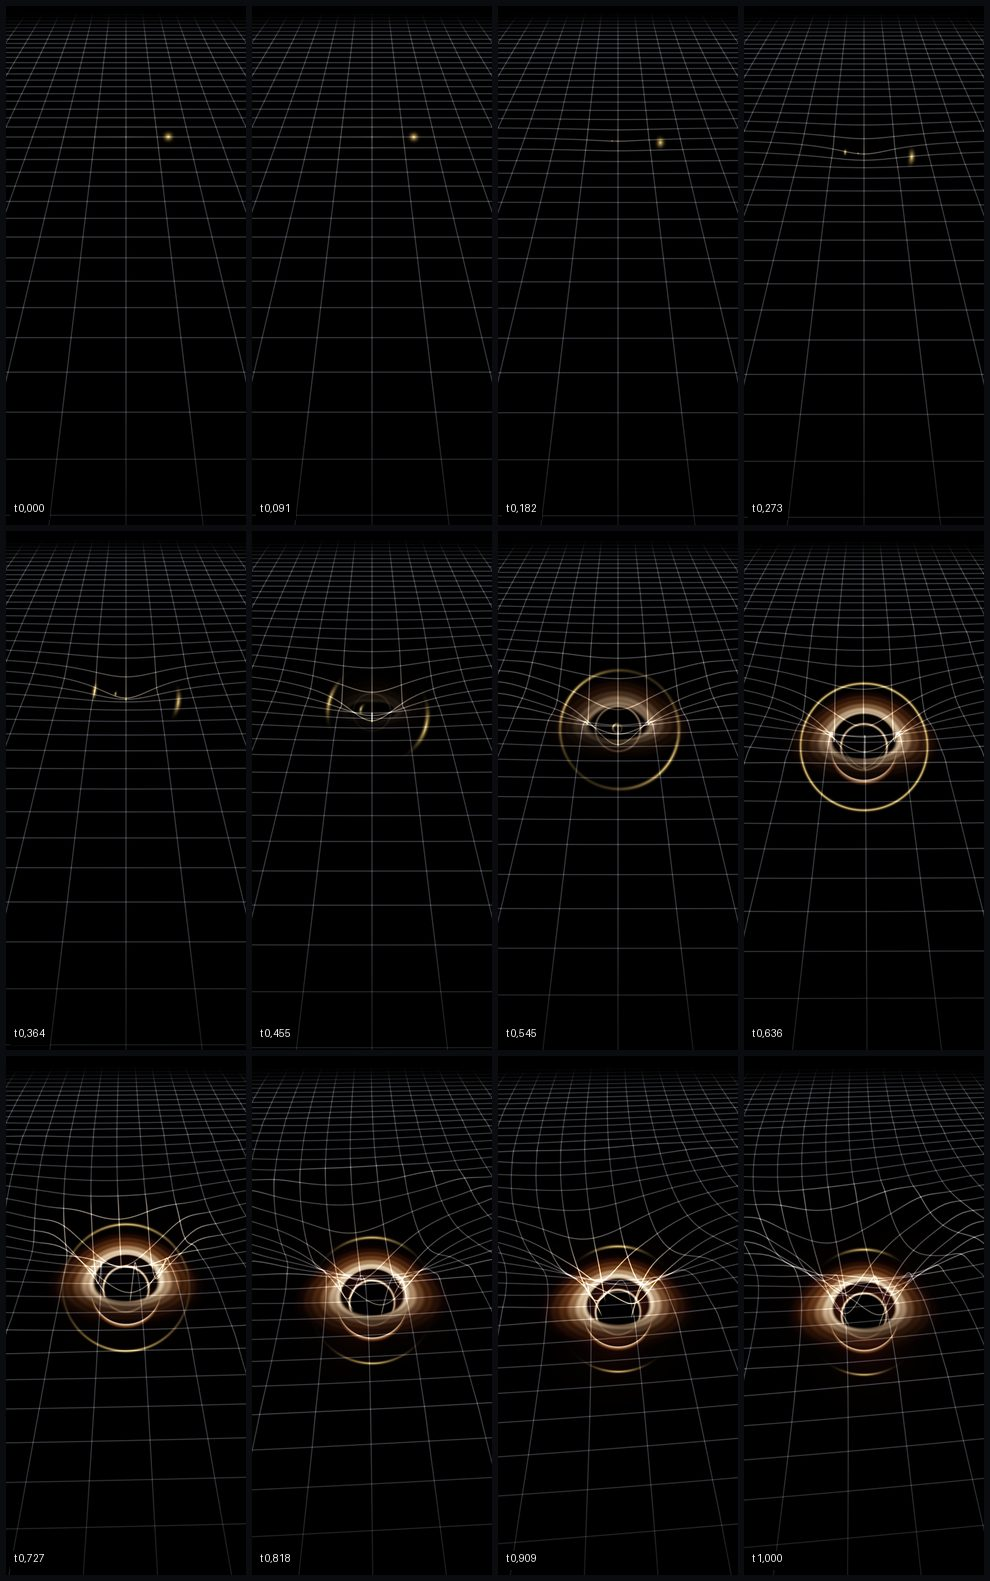

Reproduce this figure in Python.
#!/usr/bin/env python3
"""Hoja de contacto de la lente en perspectiva: 12 momentos de t (0 a 1) en 4 × 3, con su t abajo.

Basado en la idea de render.ts de pdoom-video (Giacomo Magnanini, github.com/mexicat/pdoom-video, MIT):
se avanza t a mano y se fotografía cada fotograma, así que sale igual en cualquier equipo.
Copiado de lab/charlie-lente/hoja.py (sin tocar el original), con motor=gl para que salga igual
en cualquier navegador. Reutiliza servir() y hoja() de lab/charlie-video/exportar.py. Necesita Playwright y Pillow.
Sirve la raíz del repo en local: no sale nada a internet.

  python3 lab/charlie-lente-perspectiva/hoja.py                 # WebKit 390 × 844, nivel 1 (móvil)
  python3 lab/charlie-lente-perspectiva/hoja.py --nivel 2 --navegador chromium --ancho 1280 --alto 800

Saca lab/charlie-lente-perspectiva/hoja.jpg y lab/charlie-lente-perspectiva/poster.jpg (el momento t 0,85).
"""
import argparse, asyncio, json, os, sys, tempfile
from PIL import Image

AQUI = os.path.dirname(os.path.abspath(__file__))
sys.path.insert(0, os.path.join(os.path.dirname(AQUI), 'charlie-video'))
from exportar import servir, hoja  # noqa: E402

MOMENTOS = 12


async def principal(a):
    from playwright.async_api import async_playwright
    srv, base = servir()
    try:
        async with async_playwright() as pw:
            nav = await getattr(pw, a.navegador).launch()
            ctx = await nav.new_context(viewport={'width': a.ancho, 'height': a.alto}, device_scale_factor=a.escala,
                                        reduced_motion='no-preference')
            p = await ctx.new_page()
            errores = []
            p.on('pageerror', lambda e: errores.append(str(e)))
            p.on('console', lambda m: m.type == 'error' and errores.append(m.text))
            await p.goto(f'{base}/lab/charlie-lente-perspectiva/?ui=0&mm=0&motor=gl&nivel={a.nivel}&t=0')
            await p.wait_for_function("['1', 'fallo'].includes(document.documentElement.dataset.listo)", timeout=60000)
            if await p.evaluate('document.documentElement.dataset.listo') == 'fallo':
                raise SystemExit('La lente no ha cargado: ' + await p.evaluate("document.getElementById('estado').textContent"))
            tmp = tempfile.mkdtemp(prefix='perspectiva-')
            fotos, momentos = [], []
            for i in range(MOMENTOS):
                t = round(i / (MOMENTOS - 1), 3)
                r = round(i * 0.6, 2)   # el reloj también avanza: se ve girar el lado brillante del anillo y la onda de cada latido
                await p.evaluate('([t, r]) => lente.fotograma(t, r)', [t, r])
                ruta = os.path.join(tmp, f'{i:02d}.png')
                await p.screenshot(path=ruta)
                fotos.append(ruta)
                momentos.append({'t': t, 'r': r})
            await p.evaluate('([t, r]) => lente.fotograma(t, r)', [0.85, 3.0])
            poster = os.path.join(tmp, 'poster.png')
            await p.screenshot(path=poster)
            await nav.close()
    finally:
        srv.shutdown()
    tam = hoja(fotos, momentos, a.celda, os.path.join(AQUI, 'hoja.jpg'))
    ancho = 540
    im = Image.open(poster).convert('RGB')
    im.resize((ancho, round(ancho * im.height / im.width)), Image.LANCZOS).save(os.path.join(AQUI, 'poster.jpg'), quality=80, optimize=True, progressive=True)
    print(json.dumps({'hoja_px': tam, 'momentos': momentos, 'errores': errores}, ensure_ascii=False))


if __name__ == '__main__':
    ap = argparse.ArgumentParser(description=__doc__, formatter_class=argparse.RawDescriptionHelpFormatter)
    ap.add_argument('--navegador', choices=['webkit', 'chromium'], default='webkit')
    ap.add_argument('--ancho', type=int, default=390)
    ap.add_argument('--alto', type=int, default=844)
    ap.add_argument('--escala', type=float, default=2)
    ap.add_argument('--nivel', choices=['0', '1', '2'], default='1')
    ap.add_argument('--celda', type=int, default=240)
    asyncio.run(principal(ap.parse_args()))
